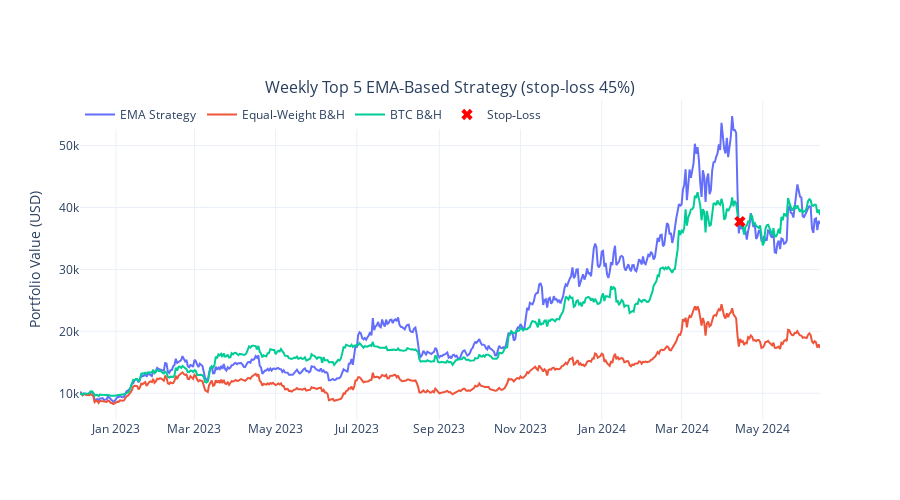

Notebook cell for this chart:
### Code cell
_, m = top_performers_strategy(
        crypto_data,
        lookback_period=7,
        ema_span=6,
        num_top_coins=5,
        initial_capital=10_000,
        stop_loss_pct=0.45,
        check_interval_hours=1,
        start_date=custom_start_date,
        end_date=custom_end_date,
        teste=True,
    )

### Figure 1 — Plotly figure (JSON) as saved in the notebook; plotly's stock layout.template omitted (floating-point values rounded to 4 significant figures; data arrays with more than 128 entries replaced by an {"elided": "..."} marker saying what was removed)
{"data": [{"line": {"width": 2}, "mode": "lines", "name": "EMA Strategy", "type": "scatter", "x": {"elided": "558 str values"}, "xaxis": "x", "y": {"elided": "557 float values"}, "yaxis": "y"}, {"line": {"width": 2}, "mode": "lines", "name": "Equal‑Weight B&H", "type": "scatter", "x": {"elided": "558 str values"}, "xaxis": "x", "y": {"elided": "557 float values"}, "yaxis": "y"}, {"line": {"width": 2}, "mode": "lines", "name": "BTC B&H", "type": "scatter", "x": {"elided": "558 str values"}, "xaxis": "x", "y": {"elided": "557 float values"}, "yaxis": "y"}, {"hoverinfo": "text", "marker": {"color": "red", "size": 10, "symbol": "x"}, "mode": "markers", "name": "Stop‑Loss", "text": ["dsh: drop 46.92%"], "type": "scatter", "x": ["2024-04-13T20:00:00"], "xaxis": "x", "y": [37720.0], "yaxis": "y"}], "layout": {"annotations": [{"font": {"size": 16}, "showarrow": false, "text": "Weekly Top 5 EMA‑Based Strategy (stop‑loss 45%)", "x": 0.5, "xanchor": "center", "xref": "paper", "y": 1, "yanchor": "bottom", "yref": "paper"}], "height": 500, "legend": {"orientation": "h", "x": 0, "y": 1}, "xaxis": {"anchor": "y", "domain": [0, 1]}, "yaxis": {"anchor": "x", "domain": [0, 1], "title": {"text": "Portfolio Value (USD)"}}}}
